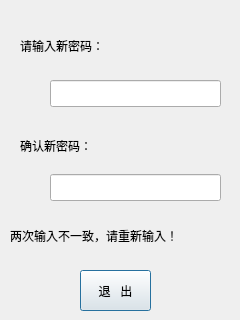
<?xml version="1.0" encoding="UTF-8"?>
<ui version="4.0">
 <class>ChangeManagerPsw</class>
 <widget class="QDialog" name="ChangeManagerPsw">
  <property name="geometry">
   <rect>
    <x>0</x>
    <y>0</y>
    <width>240</width>
    <height>320</height>
   </rect>
  </property>
  <property name="windowTitle">
   <string>Dialog</string>
  </property>
  <widget class="QLabel" name="label">
   <property name="geometry">
    <rect>
     <x>20</x>
     <y>30</y>
     <width>181</width>
     <height>31</height>
    </rect>
   </property>
   <property name="text">
    <string>请输入新密码：</string>
   </property>
  </widget>
  <widget class="QLineEdit" name="lineEdit">
   <property name="geometry">
    <rect>
     <x>50</x>
     <y>80</y>
     <width>171</width>
     <height>27</height>
    </rect>
   </property>
   <property name="maxLength">
    <number>6</number>
   </property>
   <property name="echoMode">
    <enum>QLineEdit::Password</enum>
   </property>
  </widget>
  <widget class="QLabel" name="label_2">
   <property name="geometry">
    <rect>
     <x>10</x>
     <y>220</y>
     <width>211</width>
     <height>31</height>
    </rect>
   </property>
   <property name="text">
    <string>两次输入不一致，请重新输入！</string>
   </property>
  </widget>
  <widget class="QLineEdit" name="lineEdit_2">
   <property name="geometry">
    <rect>
     <x>50</x>
     <y>174</y>
     <width>171</width>
     <height>27</height>
    </rect>
   </property>
   <property name="maxLength">
    <number>6</number>
   </property>
   <property name="echoMode">
    <enum>QLineEdit::Password</enum>
   </property>
  </widget>
  <widget class="QLabel" name="label_3">
   <property name="geometry">
    <rect>
     <x>20</x>
     <y>130</y>
     <width>181</width>
     <height>31</height>
    </rect>
   </property>
   <property name="text">
    <string>确认新密码：</string>
   </property>
  </widget>
  <widget class="QPushButton" name="pushButton">
   <property name="geometry">
    <rect>
     <x>80</x>
     <y>270</y>
     <width>71</width>
     <height>41</height>
    </rect>
   </property>
   <property name="text">
    <string>退   出</string>
   </property>
  </widget>
 </widget>
 <resources/>
 <connections/>
</ui>
